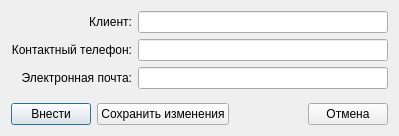
<?xml version="1.0" encoding="UTF-8"?>
<ui version="4.0">
 <class>ClientDialog</class>
 <widget class="QDialog" name="ClientDialog">
  <property name="geometry">
   <rect>
    <x>0</x>
    <y>0</y>
    <width>399</width>
    <height>136</height>
   </rect>
  </property>
  <property name="minimumSize">
   <size>
    <width>0</width>
    <height>136</height>
   </size>
  </property>
  <property name="maximumSize">
   <size>
    <width>16777215</width>
    <height>136</height>
   </size>
  </property>
  <property name="windowTitle">
   <string>ClientDialog</string>
  </property>
  <layout class="QVBoxLayout" name="verticalLayout">
   <item>
    <layout class="QGridLayout" name="gridLayout">
     <item row="0" column="1">
      <widget class="QLineEdit" name="nameLineEdit"/>
     </item>
     <item row="1" column="1">
      <widget class="QLineEdit" name="phoneLineEdit"/>
     </item>
     <item row="1" column="0">
      <widget class="QLabel" name="phoneLabel">
       <property name="text">
        <string>Контактный телефон:</string>
       </property>
       <property name="alignment">
        <set>Qt::AlignRight|Qt::AlignTrailing|Qt::AlignVCenter</set>
       </property>
      </widget>
     </item>
     <item row="0" column="0">
      <widget class="QLabel" name="nameLabel">
       <property name="text">
        <string>Клиент:</string>
       </property>
       <property name="alignment">
        <set>Qt::AlignRight|Qt::AlignTrailing|Qt::AlignVCenter</set>
       </property>
      </widget>
     </item>
     <item row="2" column="0">
      <widget class="QLabel" name="mailLabel">
       <property name="text">
        <string>Электронная почта:</string>
       </property>
       <property name="alignment">
        <set>Qt::AlignRight|Qt::AlignTrailing|Qt::AlignVCenter</set>
       </property>
      </widget>
     </item>
     <item row="2" column="1">
      <widget class="QLineEdit" name="mailLineEdit"/>
     </item>
    </layout>
   </item>
   <item>
    <spacer name="verticalSpacer">
     <property name="orientation">
      <enum>Qt::Vertical</enum>
     </property>
     <property name="sizeHint" stdset="0">
      <size>
       <width>20</width>
       <height>40</height>
      </size>
     </property>
    </spacer>
   </item>
   <item>
    <layout class="QHBoxLayout" name="horizontalLayout">
     <item>
      <widget class="QPushButton" name="addButton">
       <property name="text">
        <string>Внести</string>
       </property>
      </widget>
     </item>
     <item>
      <widget class="QPushButton" name="saveButton">
       <property name="text">
        <string>Сохранить изменения</string>
       </property>
      </widget>
     </item>
     <item>
      <spacer name="horizontalSpacer">
       <property name="orientation">
        <enum>Qt::Horizontal</enum>
       </property>
       <property name="sizeHint" stdset="0">
        <size>
         <width>40</width>
         <height>20</height>
        </size>
       </property>
      </spacer>
     </item>
     <item>
      <widget class="QPushButton" name="cancelButton">
       <property name="text">
        <string>Отмена</string>
       </property>
      </widget>
     </item>
    </layout>
   </item>
  </layout>
 </widget>
 <layoutdefault spacing="6" margin="11"/>
 <resources/>
 <connections>
  <connection>
   <sender>cancelButton</sender>
   <signal>clicked()</signal>
   <receiver>ClientDialog</receiver>
   <slot>close()</slot>
   <hints>
    <hint type="sourcelabel">
     <x>349</x>
     <y>266</y>
    </hint>
    <hint type="destinationlabel">
     <x>325</x>
     <y>217</y>
    </hint>
   </hints>
  </connection>
  <connection>
   <sender>addButton</sender>
   <signal>clicked()</signal>
   <receiver>ClientDialog</receiver>
   <slot>addClientSlot()</slot>
   <hints>
    <hint type="sourcelabel">
     <x>69</x>
     <y>263</y>
    </hint>
    <hint type="destinationlabel">
     <x>50</x>
     <y>217</y>
    </hint>
   </hints>
  </connection>
  <connection>
   <sender>saveButton</sender>
   <signal>clicked()</signal>
   <receiver>ClientDialog</receiver>
   <slot>saveChangesSlot()</slot>
   <hints>
    <hint type="sourcelabel">
     <x>193</x>
     <y>263</y>
    </hint>
    <hint type="destinationlabel">
     <x>146</x>
     <y>212</y>
    </hint>
   </hints>
  </connection>
 </connections>
 <slots>
  <slot>addClientSlot()</slot>
  <slot>saveChangesSlot()</slot>
 </slots>
</ui>
